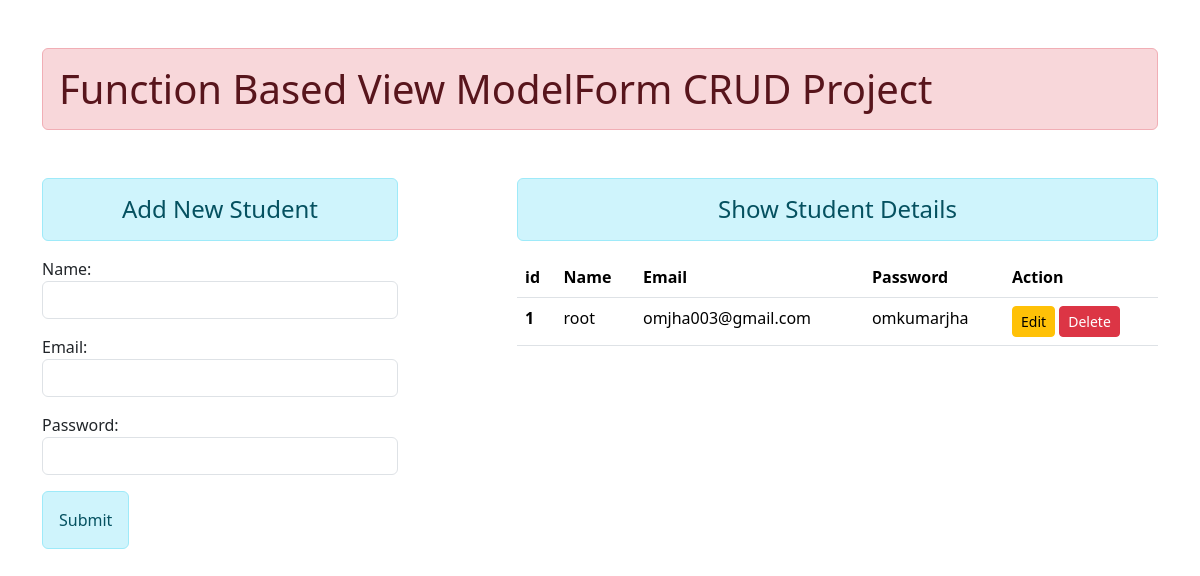
Page /crud/ on the earlier database version.
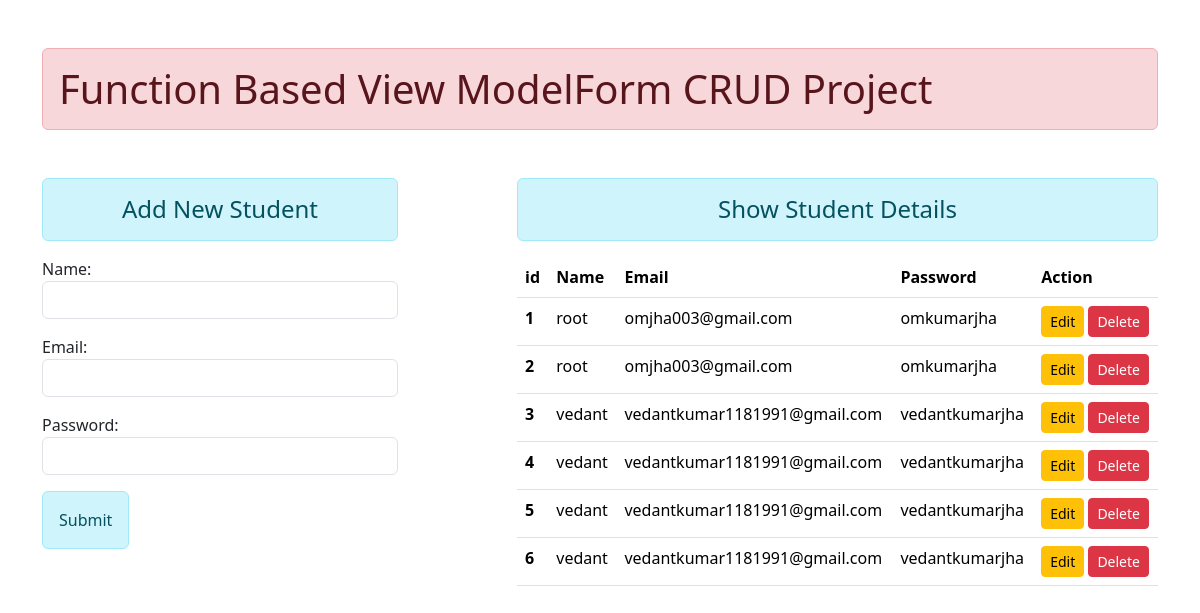
Same page on the later database version.
### crudApp/models.py (models this page shows)
class User(models.Model):
    name = models.CharField(max_length=50)
    email = models.CharField(max_length=100)
    password = models.CharField(max_length=50)

### crudApp/views.py (the view)
# urls.py: path("" , views.addandshow , name="addandshow"),
def addandshow(request):
    if request.method == "POST":
        fm = studentRegistration(request.POST)
        if fm.is_valid():
            name = fm.cleaned_data["name"]
            email = fm.cleaned_data["email"]
            password = fm.cleaned_data["password"]
            print(name,email,password)
            regis = User(name=name,email=email,password=password)
            regis.save()
            fm = studentRegistration()
    else:
        fm = studentRegistration()
    students = User.objects.all()
    return render(request , "crudApp/addandshow.html" , {"form" : fm , "stu" : students})

### crudApp/forms.py
class studentRegistration(forms.ModelForm):
    class Meta:
        model = User
        fields = ("name","email","password")
        widgets = {
            "name" : forms.TextInput(attrs={"class" : "form-control"}),
            "email" : forms.EmailInput(attrs={"class" : "form-control"}),
            "password" : forms.PasswordInput(render_value=True ,  attrs={"class" : "form-control"}), # render_value = True means Jab Table se Password web page pe show hoga to woh empty nhi show hona chahiye.
        }

### crudApp/templates/crudApp/addandshow.html
{% extends "crudApp/base.html" %}
{% block content %}
    <div class="row">
        <div class="col-sm-4">
            <h4 class="text-center alert alert-info">Add New Student</h4>
            <form action="/crud/" method="POST" class="my-3"> {% csrf_token %}
                {{form.as_p}}
                <input type="submit" class="alert alert-info">
            </form>
        </div>
        <div class="col-sm-7 offset-1">
            <h4 class="text-center alert alert-info">Show Student Details</h4>
            {% if stu %}
            <table class="table table-hover">
                <thead>
                  <tr>
                    <th scope="col">id</th>
                    <th scope="col">Name</th>
                    <th scope="col">Email</th>
                    <th scope="col">Password</th>
                    <th scope="col">Action</th>
                  </tr>
                </thead>
                <tbody>
                    {% for st in stu %}
                        <tr>
                            <th scope="row">{{st.id}}</th>
                            <td>{{st.name}}</td>
                            <td>{{st.email}}</td>
                            <td>{{st.password}}</td>
                            <td>
                                <a href="{% url 'updatedata' st.id %}" class="btn btn-sm btn-warning">Edit</a>
                                <form action="{% url 'deletedata' st.id %}" method="POST" class="d-inline"> {% csrf_token %}
                                    <input type="submit" value="Delete" class="btn btn-sm btn-danger">
                                </form>
                            </td>
                        </tr>
                    {% endfor %}
                </tbody>
              </table>
            {% else %}
                <h4 class="text-center alert alert-warn">No Records Found</h4>
            {% endif %}
        </div>
    </div>
{% endblock content %}

Differences in the rows shown:
added User: id "2", name "root", email "omjha003@gmail.com", password "omkumarjha"
added User: id "3", name "vedant", email "vedantkumar1181991@gmail.com", password "vedantkumarjha"
added User: id "4", name "vedant", email "vedantkumar1181991@gmail.com", password "vedantkumarjha"
added User: id "5", name "vedant", email "vedantkumar1181991@gmail.com", password "vedantkumarjha"
added User: id "6", name "vedant", email "vedantkumar1181991@gmail.com", password "vedantkumarjha"
